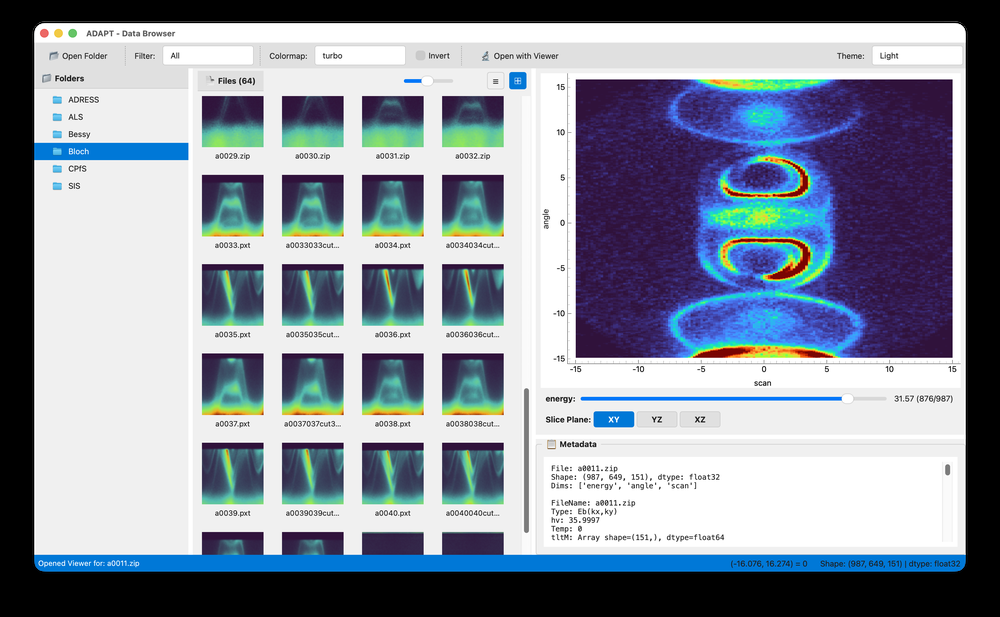
#> input picture assets/browser.png, 1000 x 617 px, shrunk from 3248 x 2004 before the run
$ python -i filter.py   (imports and definitions only)   (older library calls are emulated)
#> lines starting #> are read from the running program, lines starting #| are printed output that depends on the picture
#> further down, picture is the input picture: shape (617, 1000, 3); mean B, G, R 159.1, 146.4, 138.6
"""
Image Enhancement Module - Spatial Filtering Functions

Provides edge enhancement and sharpening algorithms for scientific image processing.
All functions accept NumPy ndarrays and return ndarrays with preserved dtype.
"""

import numpy as np
import cv2
from typing import Literal


def _ensure_uint8(image: np.ndarray) -> tuple[np.ndarray, bool, float, float]:
    """
    Convert image to uint8 for OpenCV processing.

    Returns:
        tuple: (converted_image, was_float, original_min, original_max)
    """
    was_float = image.dtype in [np.float32, np.float64]
#> was_float = False

    if was_float:
        original_min, original_max = image.min(), image.max()
        if original_max > original_min:
            normalized = (image - original_min) / (original_max - original_min)
        else:
            normalized = np.zeros_like(image)
        return (normalized * 255).astype(np.uint8), True, original_min, original_max
    elif image.dtype == np.uint16:
        return (image / 256).astype(np.uint8), False, 0, 0
    else:
        return image.astype(np.uint8), False, 0, 0


def _restore_dtype(image: np.ndarray, original_dtype: np.dtype,
                   was_float: bool, original_min: float, original_max: float) -> np.ndarray:
    """Restore image to original dtype after processing."""
    if was_float:
        result = image.astype(np.float64) / 255.0
        result = result * (original_max - original_min) + original_min
        return result.astype(original_dtype)
    elif original_dtype == np.uint16:
        return (image.astype(np.uint16) * 256)
    else:
        return image.astype(original_dtype)


def sharpen(image: np.ndarray, strength: float = 1.0) -> np.ndarray:
    """
    Apply unsharp masking to sharpen an image.

    Sharpening enhances edges and fine details by subtracting a blurred
    version of the image from the original.

    Parameters
    ----------
    image : np.ndarray
        Input image as 2D (grayscale) or 3D (color) array.
    strength : float, optional
        Sharpening strength. Values > 1 increase sharpening effect.
        Default is 1.0.

    Returns
    -------
    np.ndarray
        Sharpened image with the same shape and dtype as input.

    Examples
    --------
    >>> import numpy as np
    >>> image = np.random.rand(100, 100).astype(np.float32)
    >>> sharpened = sharpen(image, strength=1.5)
    """
    original_dtype = image.dtype
    image_uint8, was_float, orig_min, orig_max = _ensure_uint8(image)

    # Create Gaussian blur
    blurred = cv2.GaussianBlur(image_uint8, (0, 0), 3)

    # Unsharp masking: sharpened = original + strength * (original - blurred)
    sharpened = cv2.addWeighted(
        image_uint8, 1.0 + strength,
        blurred, -strength,
        0
    )

    return _restore_dtype(sharpened, original_dtype, was_float, orig_min, orig_max)


def edge_enhance(image: np.ndarray,
                 method: Literal["sobel", "canny", "laplacian"] = "sobel") -> np.ndarray:
    """
    Apply edge detection/enhancement to an image.

    Edge enhancement highlights boundaries and structural features in images,
    useful for analyzing features in scientific microscopy data.

    Parameters
    ----------
    image : np.ndarray
        Input image as 2D (grayscale) or 3D (color) array.
        Color images will be converted to grayscale for edge detection.
    method : str, optional
        Edge detection method. One of:
        - "sobel": Sobel operator (gradient-based, good for directional edges)
        - "canny": Canny edge detector (multi-stage, precise edge detection)
        - "laplacian": Laplacian operator (second-order derivative, isotropic)
        Default is "sobel".

    Returns
    -------
    np.ndarray
        Edge-enhanced image. For Canny, returns binary edge map.
        For Sobel and Laplacian, returns gradient magnitude.

    Examples
    --------
    >>> import numpy as np
    >>> image = np.random.rand(100, 100).astype(np.float32)
    >>> edges = edge_enhance(image, method="canny")
    """
    valid_methods = ["sobel", "canny", "laplacian"]
    if method not in valid_methods:
        raise ValueError(f"method must be one of {valid_methods}, got '{method}'")

    original_dtype = image.dtype
    image_uint8, was_float, orig_min, orig_max = _ensure_uint8(image)
#> was_float = False; orig_min = 0; orig_max = 0

    # Convert to grayscale if color image
    if len(image_uint8.shape) == 3:
        gray = cv2.cvtColor(image_uint8, cv2.COLOR_BGR2GRAY)
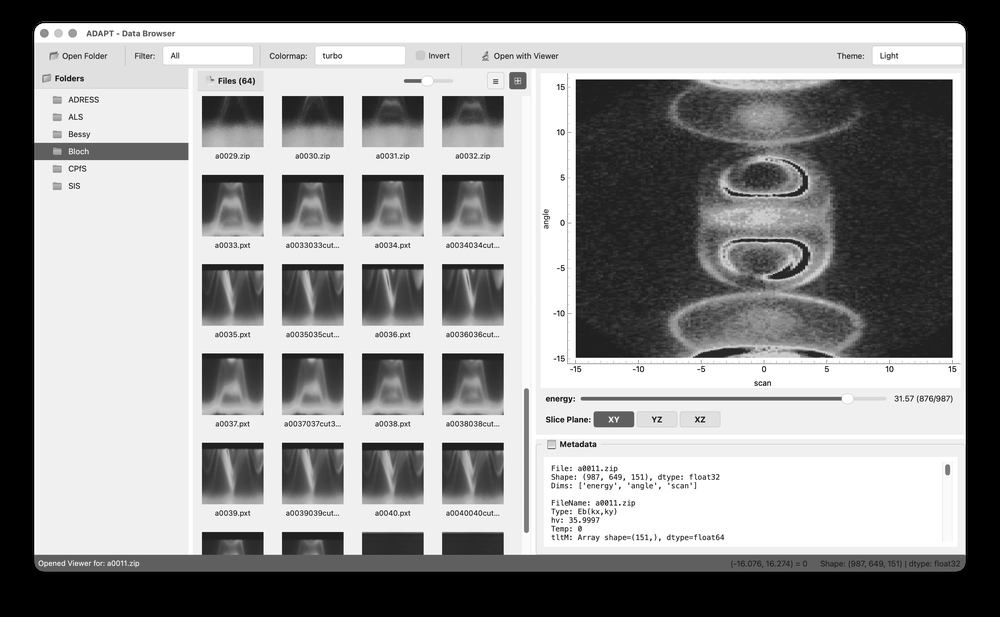
#> gray: shape (617, 1000); min 0, max 255, mean 145.5
    else:
        gray = image_uint8

    if method == "sobel":
        # Compute Sobel gradients in x and y directions
        sobel_x = cv2.Sobel(gray, cv2.CV_64F, 1, 0, ksize=3)
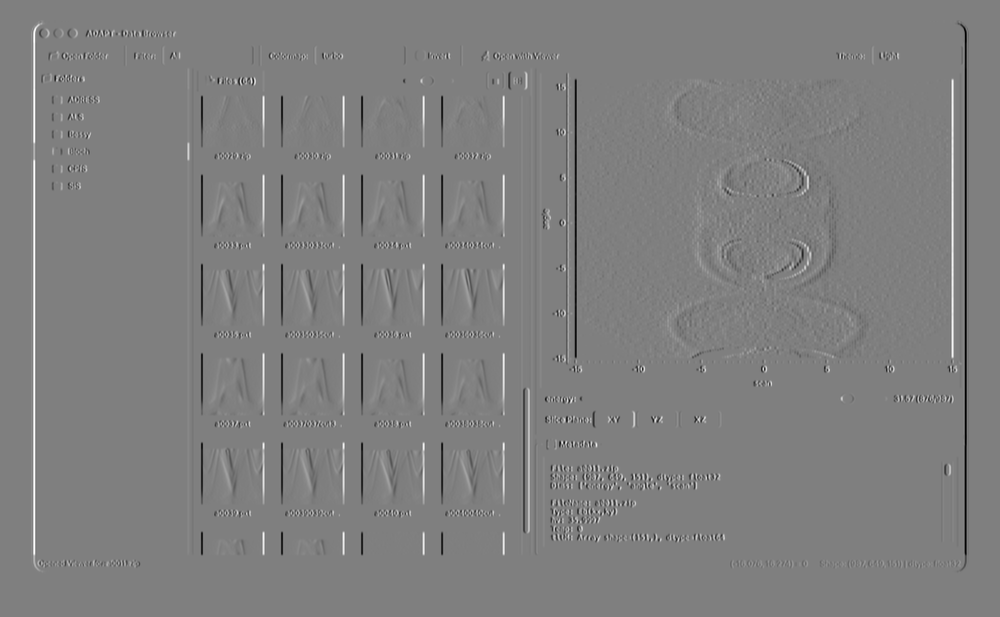
#> sobel_x: shape (617, 1000) float64; min -1020, max 1020, mean 0; drawn with min black and max white
        sobel_y = cv2.Sobel(gray, cv2.CV_64F, 0, 1, ksize=3)
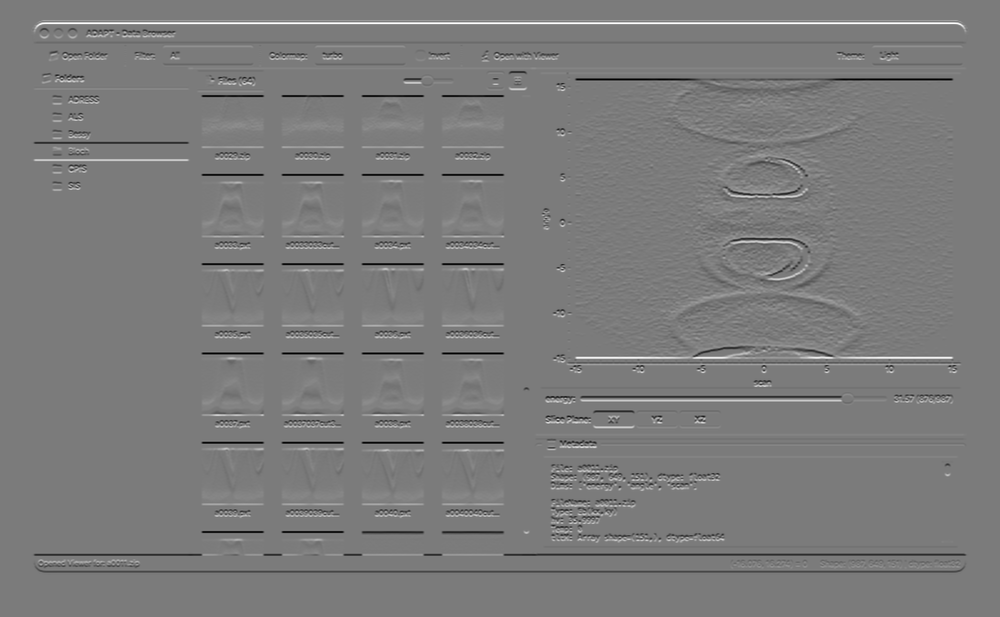
#> sobel_y: shape (617, 1000) float64; min -960, max 1020, mean 0; drawn with min black and max white
        # Compute gradient magnitude
        magnitude = np.sqrt(sobel_x**2 + sobel_y**2)
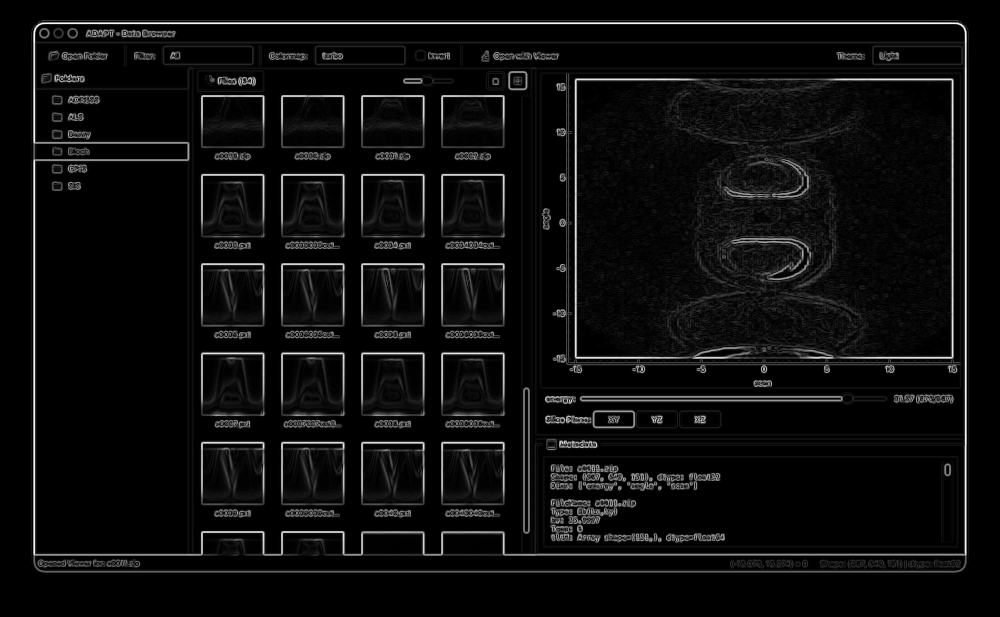
#> magnitude: shape (617, 1000) float64; min 0, max 1056, mean 55.5; drawn with min black and max white
        # Normalize to 0-255 range
        result = np.clip(magnitude / magnitude.max() * 255, 0, 255).astype(np.uint8)

    elif method == "canny":
        # Canny edge detection with automatic thresholds
        median_val = np.median(gray)
        lower = int(max(0, 0.7 * median_val))
        upper = int(min(255, 1.3 * median_val))
        result = cv2.Canny(gray, lower, upper)

    elif method == "laplacian":
        # Laplacian edge detection
        laplacian = cv2.Laplacian(gray, cv2.CV_64F)
        # Take absolute value and normalize
        result = np.abs(laplacian)
        if result.max() > 0:
            result = (result / result.max() * 255).astype(np.uint8)
        else:
            result = result.astype(np.uint8)

    return _restore_dtype(result, original_dtype, was_float, orig_min, orig_max)


__all__ = [
    'sharpen',
    'edge_enhance'
]

>>> import cv2
>>> picture = cv2.imread('../../../assets/browser.png')
>>> result = edge_enhance(picture)

$ run again, on assets/viewer.png
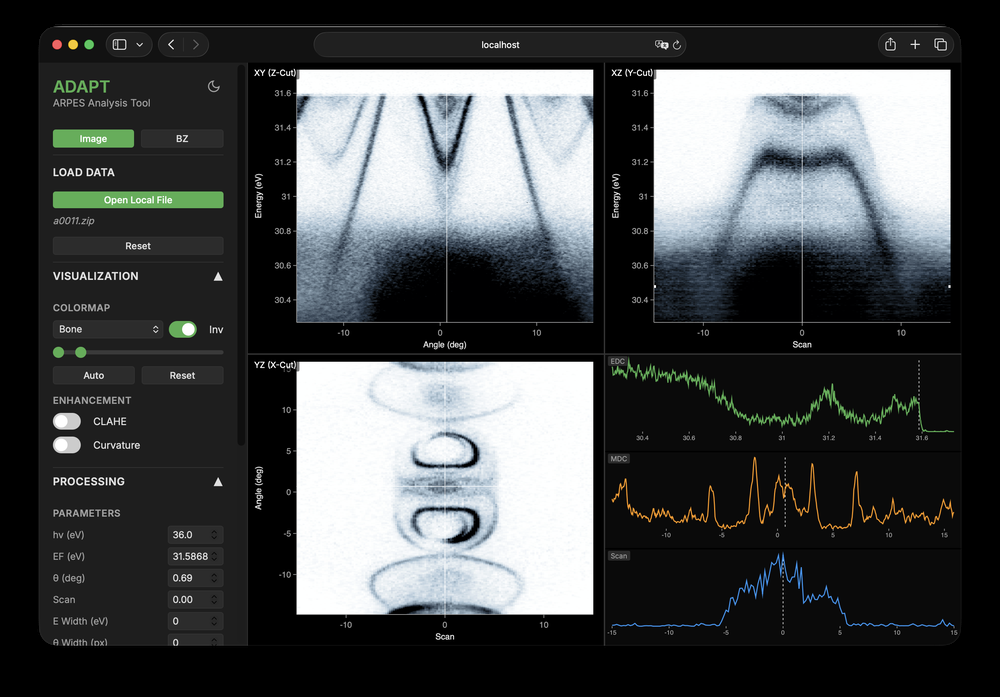
#> input picture assets/viewer.png, 1000 x 697 px, shrunk from 2872 x 2002 before the run
#> picture is the input picture: shape (697, 1000, 3); mean B, G, R 73.5, 72.6, 69.9
#> in edge_enhance, `image_uint8, was_float, orig_min, orig_max = _ensure_uint8(image)`: was_float = False; orig_min = 0
#> in edge_enhance, `sobel_y = cv2.Sobel(gray, cv2.CV_64F, 0, 1, ksize=3)`:
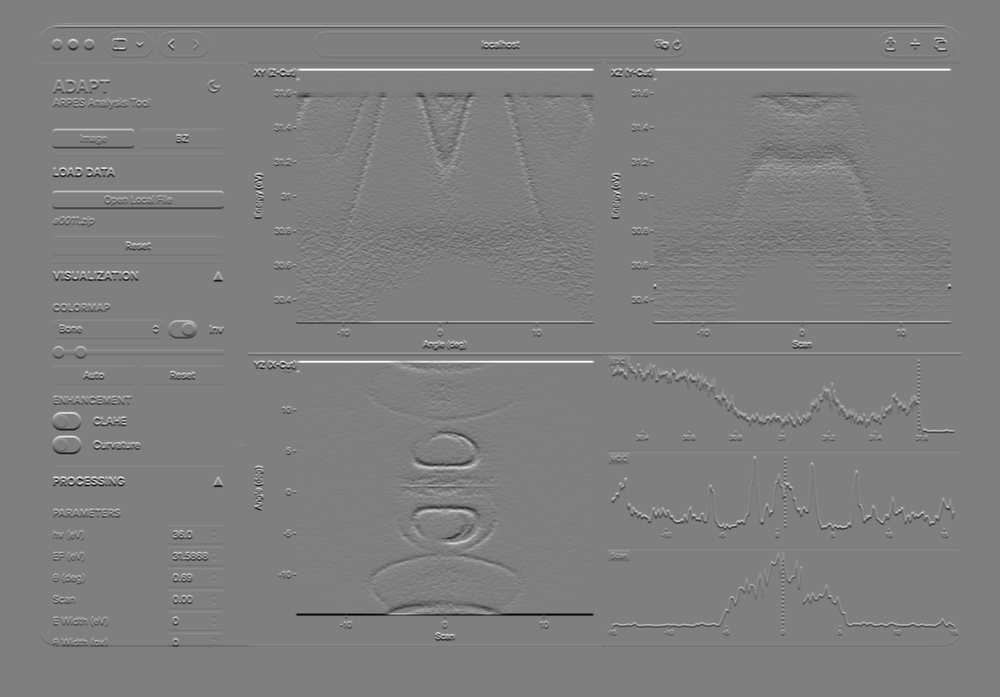
#> sobel_y: shape (697, 1000) float64; min -1020, max 1020, mean 0; drawn with min black and max white
#> in edge_enhance, `magnitude = np.sqrt(sobel_x**2 + sobel_y**2)`:
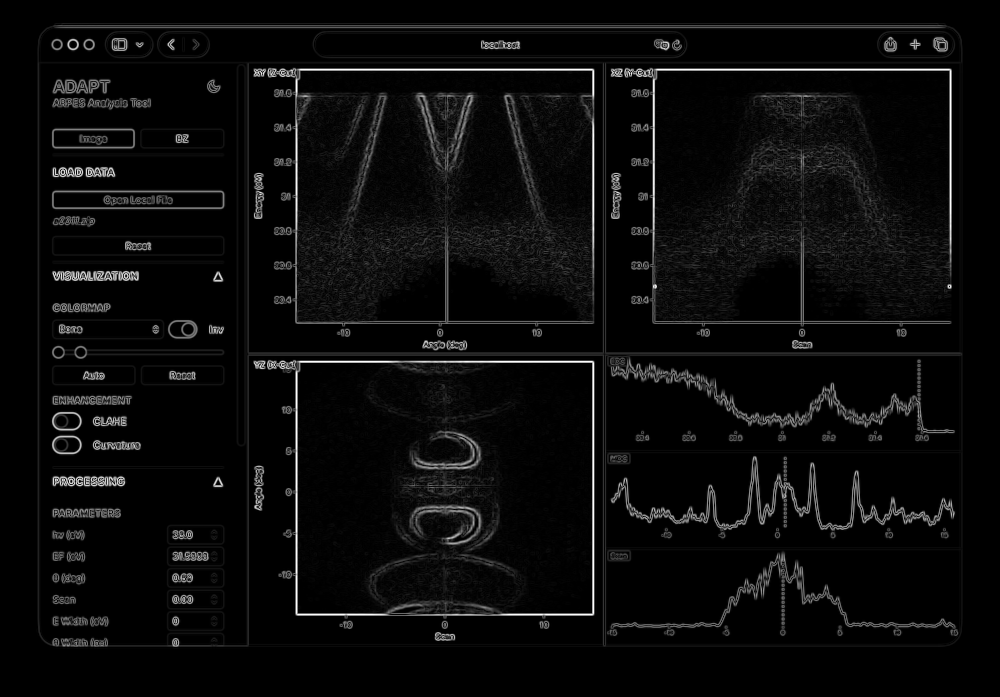
#> magnitude: shape (697, 1000) float64; min 0, max 1020.4, mean 45.1; drawn with min black and max white
